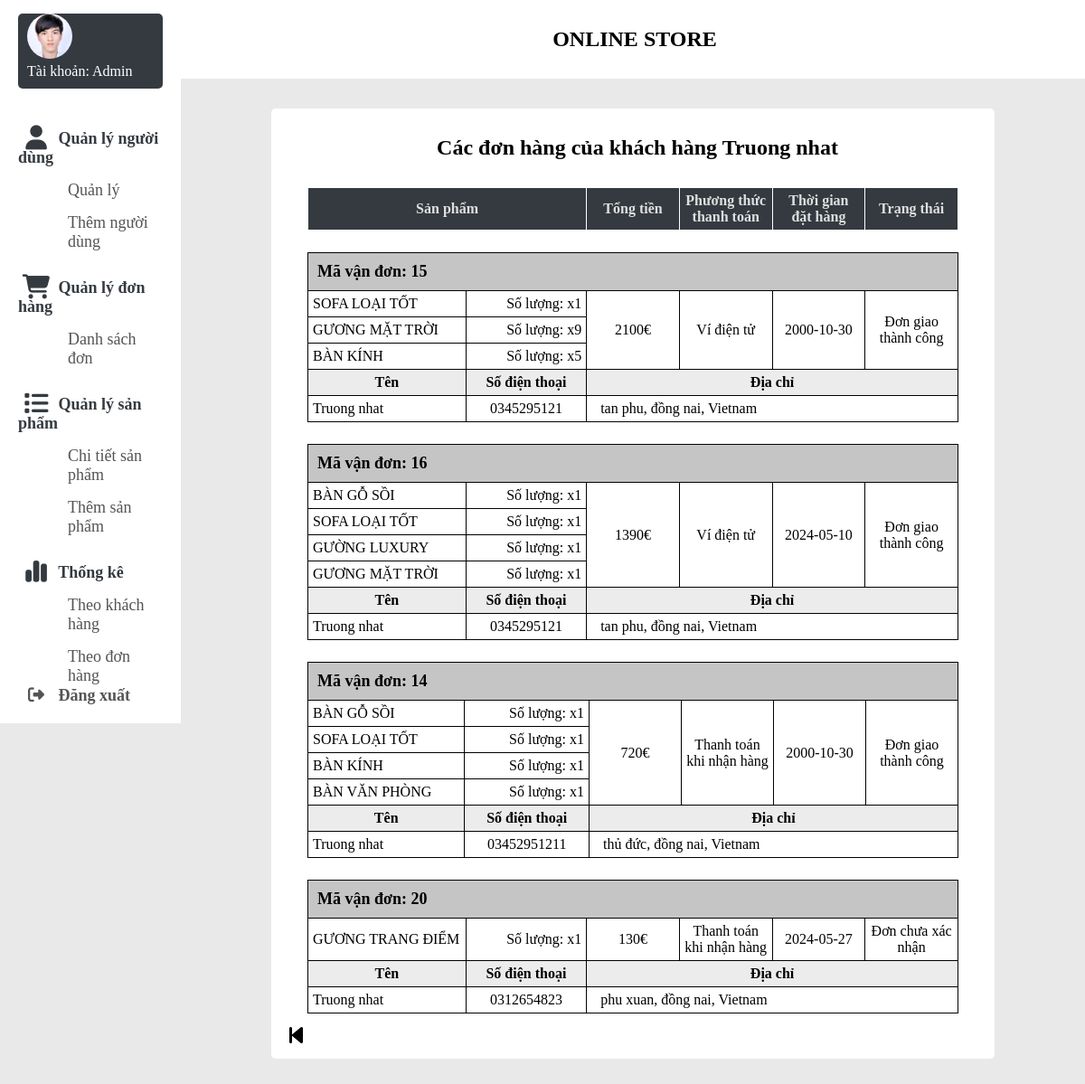
/admin/donhang_user-admin.php?name=Truong nhat, run on the app's committed database.
### tables this page shows
CREATE TABLE `cart_detail` (
  `id` int(11) NOT NULL,
  `username` varchar(500) NOT NULL,
  `hoten` varchar(50) NOT NULL,
  `diachi` varchar(1000) NOT NULL,
  `sdt` varchar(50) NOT NULL,
  `payment` varchar(50) NOT NULL,
  `tensp` varchar(500) NOT NULL,
  `soluong` varchar(500) NOT NULL,
  `gia` varchar(500) NOT NULL,
  `tong` varchar(50) NOT NULL,
  `tongtien` varchar(50) NOT NULL,
  `xuly` varchar(50) NOT NULL,
  `time_shipping` date NOT NULL,
  `time_order` date NOT NULL
);

### admin/donhang_user-admin.php (the view, shortened to what this page needs)
<?php
global $conn;
$username_admin = $_GET['admin'];
$hoten = $_GET['name'];
$sql = "SELECT * from cart_detail where hoten = '$hoten' order by CAST(tongtien AS DECIMAL(10,2))  desc";
$result = $conn->query($sql);
?>
<span style="font-family: verdana, geneva, sans-serif;">
<!DOCTYPE html>
<html lang="en">
<head>
    <link rel="stylesheet" href="style/style_admin.css" />
    <link rel="stylesheet" href="style/style_cartadmin.css"/>
    <link rel="stylesheet" href="https://cdnjs.cloudflare.com/ajax/libs/font-awesome/6.5.0/css/all.min.css" />
</head>
<body>
    <div class="container">
    <?php include 'navbar.php'; ?>
    <div class="top-banner">
        <p>online store</p>
    </div>
    <section class="main">
        <div class="main-top"></div>
        <div class="background-section">
        <div class="main-body">
            <h1>Các đơn hàng của khách hàng <?php echo $hoten?></h1>
        </div>
        <table class="table-main">
            <tr class="tr-main">
                <th class="sanpham" colspan="2">Sản phẩm</th>
                <th class="doanhthu">Tổng tiền</th>
                <th class="vanchuyen">Phương thức thanh toán</th>
                <th class="thoigian">Thời gian đặt hàng</th>
                <th class="trangthai">Trạng thái</th>
            </tr>
        </table>
        <?php
        while ($row = $result->fetch_assoc()) {
            $tensp_array = explode('/', $row['tensp']);
            $soluong_array = explode('/', $row['soluong']);
            $count_slash = count($tensp_array);
            ?>
            <table class="table-data">
                <tr class="tr-data">
                    <th class="mavandon" colspan="8">
                        Mã vận đơn: <?php echo $row['id']?>
                    </th>
                </tr>
                <?php foreach ($tensp_array as $key => $product) { ?>
                    <tr>
                    <td class="sanpham">
                        <?php echo $product?>
                    </td>
                    <td class="soluong">Số lượng: x<?php echo $soluong_array[$key]?></td>
                    <?php if ($key === 0)
                    {
                        ?>
                        <td class="doanhthu" rowspan="<?php echo $count_slash?>">
                            <?php echo $row['tongtien'].'€'?>
                        </td>
                        <td class="vanchuyen" rowspan="<?php echo $count_slash?>">
                            <?php echo $row['payment']?>
                        </td>
                        <td class="date" rowspan="<?php echo $count_slash?>"><?php echo $row['time_shipping']?></td>
                        <td class="trangthai" rowspan="<?php echo $count_slash?>">
                            <?php
                            if ($row['xuly']==1){
                                echo 'Đơn chưa xác nhận';
                            }
                            else if ($row['xuly']==2){
                                echo 'Đơn đã xác nhận';
                            }
                            else if ($row['xuly']==3){
                                echo 'Đơn giao thành công';
                            }
                            else if ($row['xuly']==4){
                                echo 'Hủy đơn';
                            }
                            ?>
                        </td>
                        <?php
                    }
                    ?>
                </tr>
                <?php } ?>
                <tr>
                    <th class="name">Tên</th>
                    <th class="sdt">Số điện thoại</th>
                    <th colspan="6" class="address">Địa chỉ</th>
                </tr>
                <tr>
                    <td class="name">
                        <?php echo $row['hoten']?>
                    </td >
                    <td class="sdt">
                        <?php echo $row['sdt']?>
                    </td>
                    <td colspan="6" class="address">
                        <?php echo $row['diachi']?>
                    </td>
                </tr>
            </table>
            <?php
        }
        ?>
            <div class="button-back" title="Quay về trang trước">
                <a href="user_statistic-admin.php?admin=<?php echo $username_admin?>">
                    <i class="fa-solid fa-backward-step fa-xl" style="color: black;"></i>
                </a>
            </div>
        </div>
    </section>
</div>
</body>
</html>

### admin/style/style_admin.css (style rules this page uses)
* { margin: 0; padding: 0; outline: none; border: none; text-decoration: none; list-style: none; box-sizing: border-box; font-family: 'Times New Roman', Times, serif; }
body { background: rgb(233, 233, 233); overflow-y: scroll; }
.container { display:flex; }
img, h1 { margin-left: 10px; }
.top-banner { top: 0; left: 0; position: fixed; width: 85% ; padding: 30px; z-index: 6666; background-color: #fff; margin-left: 16% ; }
p { text-align: center ; font-weight: bold; font-size: 24px; text-transform: uppercase; }
.main { width: 100% ; text-align: center; }
.main-top { padding: 50px; }
.main-body { padding: 10px 10px 10px 20px; }
h1 { margin: 20px 10px; }
.background-section { background-color: white; margin-top: 2%; margin-bottom: 4% ; margin-left: 100px; margin-right: 100px; border-radius: 5px; }
.button-back { display: block; margin-top: 3%; text-align: left; margin-left: 20px; }

### admin/style/style_cartadmin.css (style rules this page uses)
table { margin-left: 5%; width: 90%; margin-bottom: 3%; }
th, td, table { border: solid 1px black; border-collapse: collapse; }
th:not(.mavandon):not(th.name):not(th.address):not(th.sdt) { background-color: #343a40; color: #dfdfdf; border: solid 1px white; }
th,td { padding-top: 20px; padding-bottom: 30px; padding: 5px; }
.mavandon { background-color: #c5c5c5; text-align: left; font-size: 18px; padding:10px }
th.sanpham { width: 30%; }
td.soluong { text-align: right; width: 13%; }
td.sanpham { width: 17%; }
.doanhthu { width: 10%; text-align: center; }
.trangthai { width: 10%; text-align: center; }
.vanchuyen { width: 10%; }
td.vanchuyen { text-align: center; }
.thoigian { width: 10%; }
.date { width: 10%; text-align: center; }
.background-section { padding-bottom: 2.5%; }
th.name, th.address, th.sdt { background-color: rgb(236, 236, 236); }
td.sdt { text-align: center; }
td.address { padding-left: 15px; }

### data on the page
cart_detail: id "15", tensp "SOFA LOẠI TỐT", soluong "1", tongtien "2100", payment "Ví điện tử", time_shipping "2000-10-30", xuly "Đơn giao thành công", tensp "GƯƠNG MẶT TRỜI", soluong "9", tensp "BÀN KÍNH", soluong "5", hoten "Truong nhat", sdt "0345295121", diachi "tan phu, đồng nai, Vietnam"
cart_detail: id "16", tensp "BÀN GỖ SỒI", soluong "1", tongtien "1390", payment "Ví điện tử", time_shipping "2024-05-10", xuly "Đơn giao thành công", tensp "SOFA LOẠI TỐT", tensp "GƯỜNG LUXURY", tensp "GƯƠNG MẶT TRỜI", hoten "Truong nhat", sdt "0345295121", diachi "tan phu, đồng nai, Vietnam"
cart_detail: id "14", tensp "BÀN GỖ SỒI", soluong "1", tongtien "720", payment "Thanh toán khi nhận hàng", time_shipping "2000-10-30", xuly "Đơn giao thành công", tensp "SOFA LOẠI TỐT", tensp "BÀN KÍNH", tensp "BÀN VĂN PHÒNG", hoten "Truong nhat", sdt "03452951211", diachi "thủ đức, đồng nai, Vietnam"
cart_detail: id "20", tensp "GƯƠNG TRANG ĐIỂM", soluong "1", tongtien "130", payment "Thanh toán khi nhận hàng", time_shipping "2024-05-27", xuly "Đơn chưa xác nhận", hoten "Truong nhat", sdt "0312654823", diachi "phu xuan, đồng nai, Vietnam"

### other printed values
$hoten "Truong nhat"
